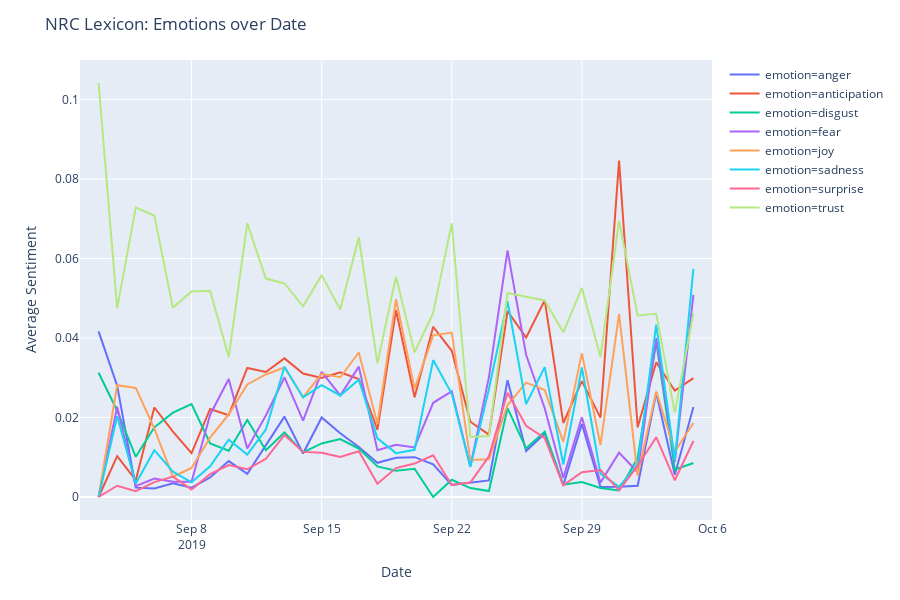

The code cell stored with this chart in its notebook:
### Code cell
import plotly.express as px
fig = px.line(nrc_date, x="created_at_date", y="average_sentiment", color='emotion')
fig.update_xaxes(title_text="Date",range=['2019-09-02','2019-10-06'])
fig.update_yaxes(title_text="Average Sentiment",range=['2019-09-02','2019-10-06'])
fig.update_layout(title_text="NRC Lexicon: Emotions over Date")
fig.show()
